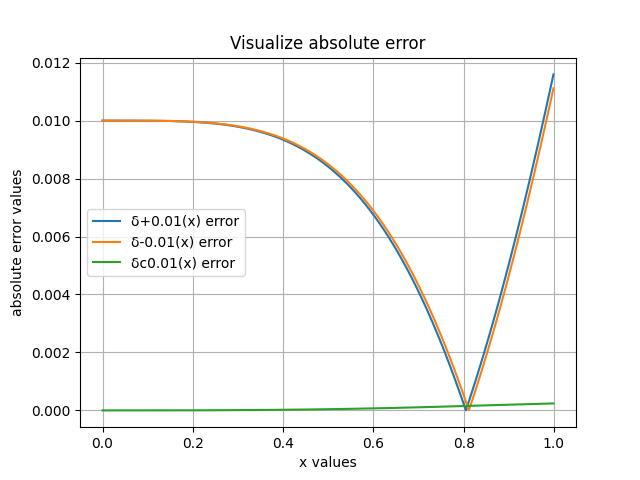

This figure's Python source:
import numpy as np
import math
import matplotlib.pyplot as plt

# using function graph to plot both derivative functions
def graph():
    # taking 1000 points in the interval
    xvalues = np.arange(0,1,0.001)
    # taking actual and forward_finite values
    actual = []
    f_plus = []
    f_minus = []
    fc = []
    # for all values in xvalues finding three derivatives
    for val in xvalues:
        actual.append(2*val*math.cos(val**2))
        f_plus.append((math.sin((val+0.01)**2) - math.sin(val ** 2))/ 0.01)
        f_minus.append((math.sin((val-0.01)**2) - math.sin(val ** 2))/ -0.01)
        fc.append((math.sin((val+0.01)**2) - math.sin((val-0.01)**2))/ 0.02)
    # making all np arrays
    f_plus = np.array(f_plus)
    f_minus = np.array(f_minus)
    fc = np.array(fc)
    # plotting the graph with title and legend
    plt.plot(xvalues, abs(actual - f_plus), label = "δ+0.01(x) error")
    plt.plot(xvalues, abs(actual - f_minus), label = "δ-0.01(x) error")
    plt.plot(xvalues, abs(actual - fc), label = "δc0.01(x) error")
    plt.xlabel("x values")
    plt.ylabel("absolute error values")
    plt.title("Visualize absolute error")
    plt.grid(True)
    plt.legend()
    # showing the figure
    plt.savefig("q2.png")
    plt.show()

# test
graph()